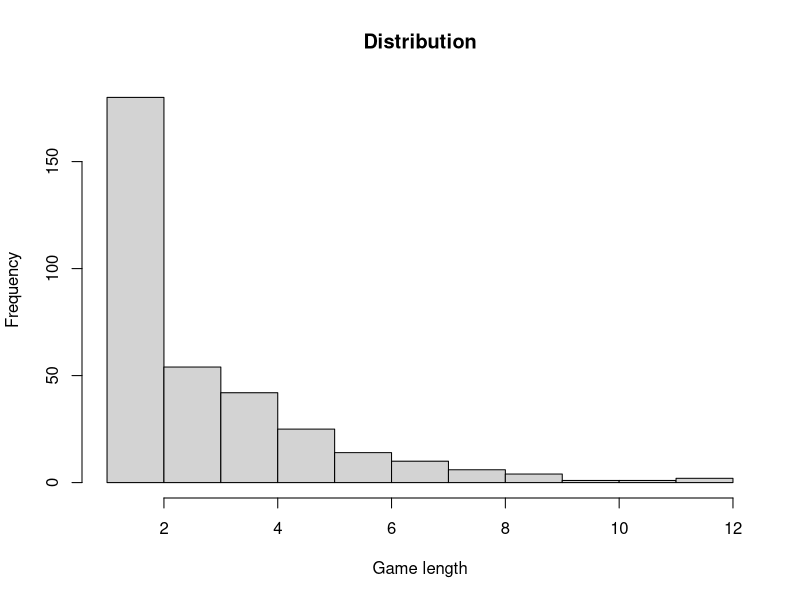

Write R code to recreate this figure. (Note: a time limit stopped this script after it produced the figure.)

#https://stats.stackexchange.com/questions/136806/expected-number-of-tosses-till-first-head-comes-up
p <- 1/3                                           # Set the chance of heads
tosses <- runif(1e3) < p                           # Make a million tosses
sim <- diff(c(TRUE, which(tosses)))                # Compute game lengths
hist(sim, xlab="Game length", main="Distribution") # Graph their distribution
mean(sim)                                          # Report the average len


#https://stats.stackexchange.com/questions/276454/how-to-simulate-poisson-arrival-times-if-the-rate-varies-with-time
rates <- c(1.5, 2.1, 3.4)
rates <- c(1.5, 1.5, 1.5)
arrival_times <- c()
for (hour in 1:3000) {
  n_arrivals <- rpois(1,rates[1 + hour%%3])
  arrival_times <- c(arrival_times, runif(n_arrivals) + hour - 1)
}
arrival_times <- sort(arrival_times)


#file:///C:/Users/Lenovo/OneDrive/Documents/BOOKS/STATISTICS/COUNTS/useful%20for%20neg%20binomial/Maria%20L.%20Rizzo%20-%20Statistical%20computing%20with%20R.%201-Chapman%20&%20Hall%20_%20CRC%20(2007)%20page%2044.pdf
# check example 3.25

#--------------------------------------------------------------------------------------------------------
##work question re combinations

x <- c(5,5,3,2,5,5)
res <- c()

# example we are selecting one group so there are 5,5,3,2,5,5 ways
combn(x,1) # we add these up to give 25, so there are 25 extra groups created
combn(x,2) # WHEN i IS 2 WE SAY WE ARE UsING 2 OPTIONAL GROUPS, THERE ARE 15 WAYS OF CHOOSING 2 GROUPS FROM 6

# now go through all, so there could be 1,2,3,4,5 or 6 groups, collect the information

for (i in 1:6) {
   z <- combn(x,i)  # WHEN i IS 1 THE NO OF WAYS OF SELECTING 1 FROM EACH GROUP = N
                    # WHEN i IS 2 WE SAY WE ARE UsING 2 OPTIONAL GROUPS, THERE ARE 15 WAYS OF CHOOSING 2 GROUPS FROM 6
   # WHEN i IS 2 WE SAY WE ARE UsING 2 OPTIONAL GROUPS, THERE ARE 15 WAYS OF CHOOSING 2 GROUPS FROM 6
   res[i] <- sum(apply(z,2,prod)) # prod of cols gives combinations, then sum them
}

res
sum(res)

# considering the core group there are 384 combinations
x <- c(4,4,4,2,3)
z <- combn(x,5)
zz <- sum(apply(z,2,prod))


sum(res+zz)  # answer


##########simulation to check exact answer


Y1 <- paste0("Y1",1:5)
Y2 <- paste0("Y2",1:5)
X1 <- paste0("X1",1:3)#

X2 <- paste0("X2",1:4)#
X3 <- paste0("X3",1:4)#
X4 <- paste0("X4",1:4)#
X5 <- paste0("X5",1:2)#
X6 <- paste0("X6",1:3)#

X7 <- paste0("X7",1:2)#
Y3 <- paste0("Y3",1:5)#
Y4 <- paste0("Y4",1:5)#


x <- c(5,5,3,2,5,5,4,4,4,2,3)
 
require(tidyverse)

# # sample 1 from each group
# xx <- function(){
#   
#   ss <- df %>%
#     group_by(g) %>%
#         sample_n(size=1)
#   return(ss$grade)
#   
# }


df <- data.frame(grade =c( Y1, Y2, X1,X2,X3,X4, X5,X6, X7,Y3,Y4))

# make the df


# z <- replicate(1000, xx())
# zz <- t(apply(z,1,sort))
# zzz<- (unique(data.frame(t(zz))))
# 
# 
# dim(zzz)
# 

#___________________________________________________________________________________________

# boot.cluster <- function(x, id){
#   boot.id <- sample(unique(id), replace=F)
#   out <-  lapply(1:length(boot.id),
#                  function(newid){cbind(x[id%in%boot.id[newid],],newid)})
#   return(do.call("rbind", out))
# }
# 
#  
#   w2 <- boot.cluster(x=df, id=df$grade)
  
  
  # plyr::arrange(df, grade)
  # plyr::arrange(w2, grade)

  #----------------------------------------------------
  # # select 1 or more groups randomly from df
  # x <- sample(1:length(unique(df$g)),1)
  # grp <- sample(unique(df$g), x,  replace=F) 
  # # select the grps in the data frame
  # df1 <- df[df$g %in% grp,]
  #----------------------------------------------------
  # make df based on instructions
  Y1 <- paste0("Y1",1:5) # optional
  Y2 <- paste0("Y2",1:5) # optional
  X1 <- paste0("X1",1:3) # optional
  
  X2 <- paste0("X2",1:4)# core
  X3 <- paste0("X3",1:4)# core
  X4 <- paste0("X4",1:4)# core
  X5 <- paste0("X5",1:2)# core
  X6 <- paste0("X6",1:3)# core
  
  X7 <- paste0("X7",1:2)# optional
  Y3 <- paste0("Y3",1:5)# optional
  Y4 <- paste0("Y4",1:5)# optional
  
  # do the calculations based on the optional groups
  df <- data.frame(grade =c( Y1, Y2, X1, X7, Y3, Y4)) # we ignore the core x2:x6 which is always in the molecule
  df$g <- substr(df$grade,1,2)
  df$y <- substr(df$grade,3,3)
  df
  
  #----------------------------------------------------
  # too slow
  # xx1 <- function(){
  #   
  #   x <- sample(1:length(unique(df$g)),1)       # select from 1:6, to choose groups or more groups randomly from df
  #   # so x is one of 1:6
  #   
  #   grp <- sample(unique(df$g), x,  replace=F)  # now select randomly x grps
  #   
  #   df1 <- df[df$g %in% grp,]  # subset the df based on the selected groups
  #   
  #   # now sample an 'amino acid' randomly from each group  
  #   ss <- df1 %>%
  #     group_by(g) %>%
  #   sample_n(size=1)
  #   
  #   return(ss$grade) #return the molecule
  #   
  # }
  # 
  # #----------------------------------------------------
  # 
  # # aim is to over sample so I have encoutered all the unique molecules
  # set.seed(2343)
  # z <- replicate(10000, xx1())   #create many molecules 
  # # sort row independently, so we can run the unique function
  # z <-  z[order(sapply(z,'[[',1))]  # https://stackoverflow.com/questions/28100593/how-to-sort-a-list-of-lists-in-r
  # # how many unique molecules are there?
  # z <- unique(z)
  # length(z)
  # 

  #----------------------------------------------------
  # DT package is much faster
  require(data.table)

  xx <- function(){
    
    # select from 1:6, then choose this no. of groups randomly from available groups
    x <- sample(unique(df$g), sample(1:6, 1),  replace=F)
    
    df1 <- df[df$g %in% x,]  # subset the d.f. based on the selected groups above
    
    setDT(df1)  # make a data table
    
    # now select randomly 1 amino-acid from each group, this is the molecule
    #https://stackoverflow.com/questions/16289182/sample-random-rows-within-each-group-in-a-data-table
    
    d <- df1[,.SD[sample(.N, min(1,.N))],by = g]
    
    return(d$grade) #return the molecule
    
  }


  set.seed(23413)
  sims <- 1e6                       # number of simulations
  system.time(z <- replicate(sims, xx()))        # create many molecules using function xx
  
                                    # sort rows independently of each other, so we can run the unique function
  z <-  z[order(sapply(z,'[[',1))]  # https://stackoverflow.com/questions/28100593/how-to-sort-a-list-of-lists-in-r
                                   
  z <- unique(z)                    # how many unique molecules are there?
  length(z)                         # this should be close to the empirical result, yes exactly 15551 combinations
